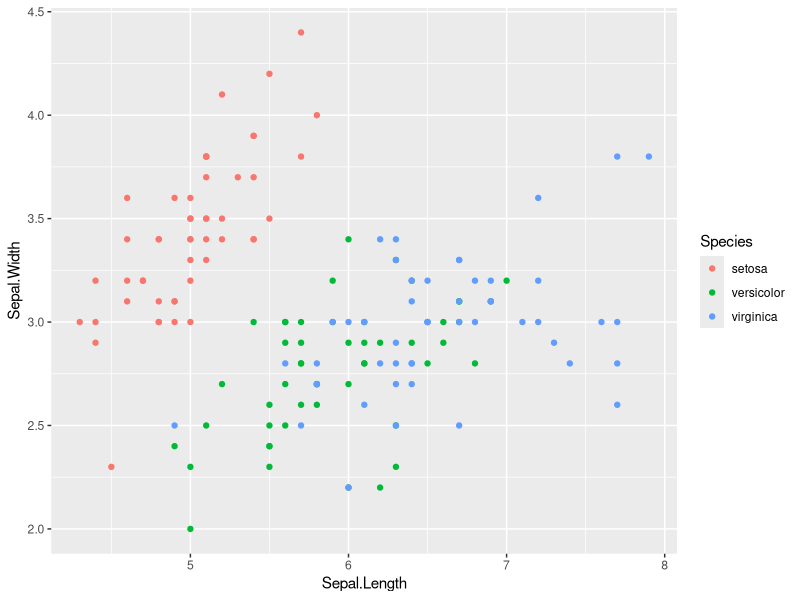
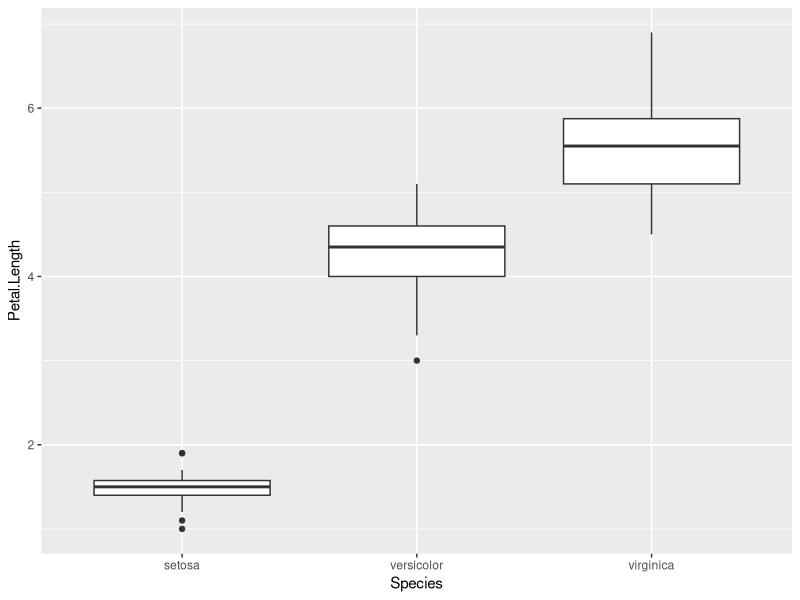
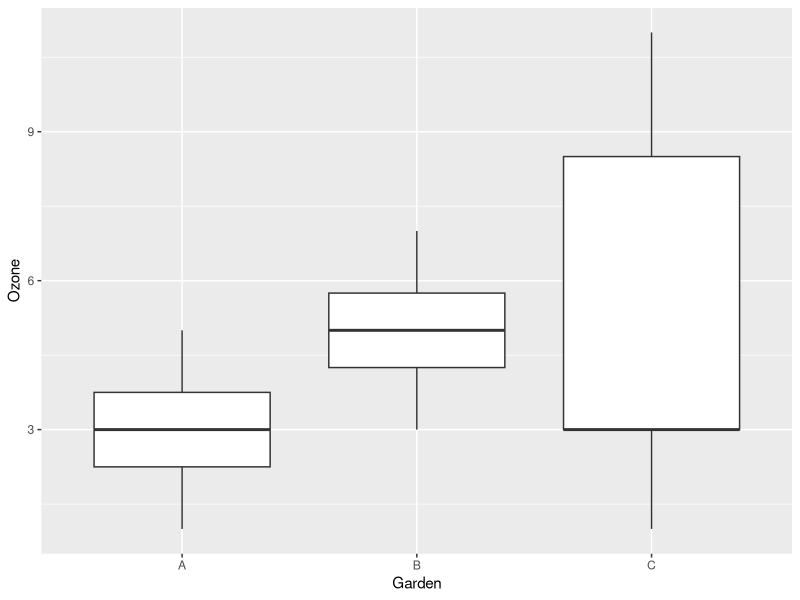
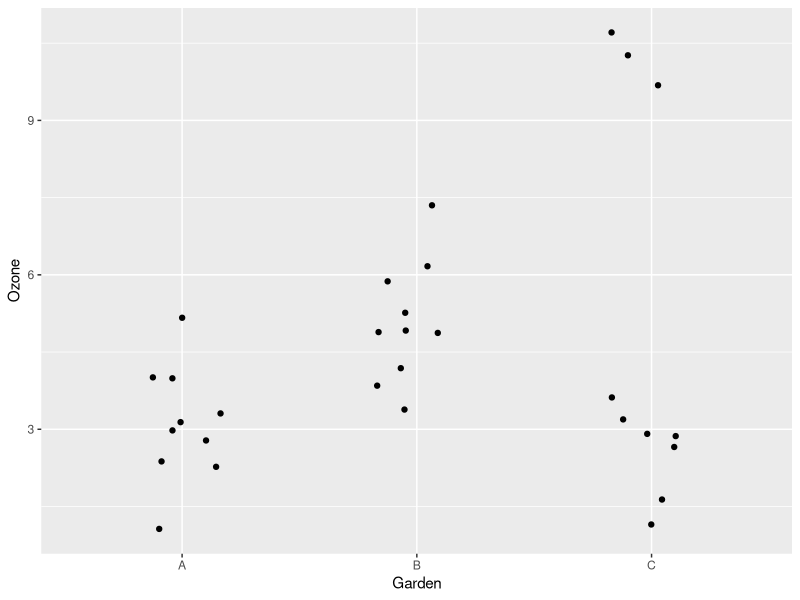

Generate these figures, in order, with R:
## ---- chunk 1
knitr::opts_chunk$set(echo = TRUE)
## ---- chunk 2
data(iris)
head(iris)
## ---- chunk 3
library(ggplot2)

ggplot(iris, aes(x = Sepal.Length, y = Sepal.Width, color = Species)) +
    geom_point()
## ---- chunk 4
setosa <- iris[iris$Species == "setosa", ]

moy <- mean(setosa$Sepal.Width)
n <- nrow(setosa)
err_type <- sd(setosa$Sepal.Width) / sqrt(n)

c(moy, err_type)
## ---- chunk 5
ic_min <- moy + qt(0.025, df = n - 1) * err_type
ic_max <- moy + qt(0.975, df = n - 1) * err_type

c(ic_min, ic_max)
## ---- chunk 6
ggplot(iris, aes(x = Species, y = Petal.Length)) + 
    geom_boxplot()
## ---- chunk 7
iris_alea <- function() {
    # Insérer code de la fonction ici
}

## ---- chunk 8
iris_alea <- function() {
    samp <- sample(iris$Petal.Length, 30)
    mean(samp)
}

iris_strat <- function() {
    samp1 <- sample(iris$Petal.Length[iris$Species == "setosa"], 10)
    samp2 <- sample(iris$Petal.Length[iris$Species == "versicolor"], 10)
    samp3 <- sample(iris$Petal.Length[iris$Species == "virginica"], 10)
    samp <- c(samp1, samp2, samp3)
    mean(samp)
}

iris_alea()
iris_strat()
## ---- chunk 9
rep_alea <- replicate(1000, iris_alea())
rep_strat <- replicate(1000, iris_strat())
## ---- chunk 10
sd(rep_alea)
sd(rep_strat)
## ---- chunk 11
gardens <- read.csv("gardens.csv")
## ---- chunk 12
library(ggplot2)
ggplot(gardens, aes(x = Garden, y = Ozone)) +
    geom_boxplot()
## ---- chunk 13
ggplot(gardens, aes(x = Garden, y = Ozone)) +
    geom_jitter(width = 0.2)
## ---- chunk 14
tapply(gardens$Ozone, gardens$Garden, mean)
tapply(gardens$Ozone, gardens$Garden, sd)
## ---- chunk 15
gardensAB <- gardens[gardens$Garden != "C", ]
t.test(Ozone ~ Garden, data = gardensAB, conf.level = 0.99)
## ---- chunk 16
gardensAC <- gardens[gardens$Garden != "B", ]
t.test(Ozone ~ Garden, data = gardensAC, conf.level = 0.99)
